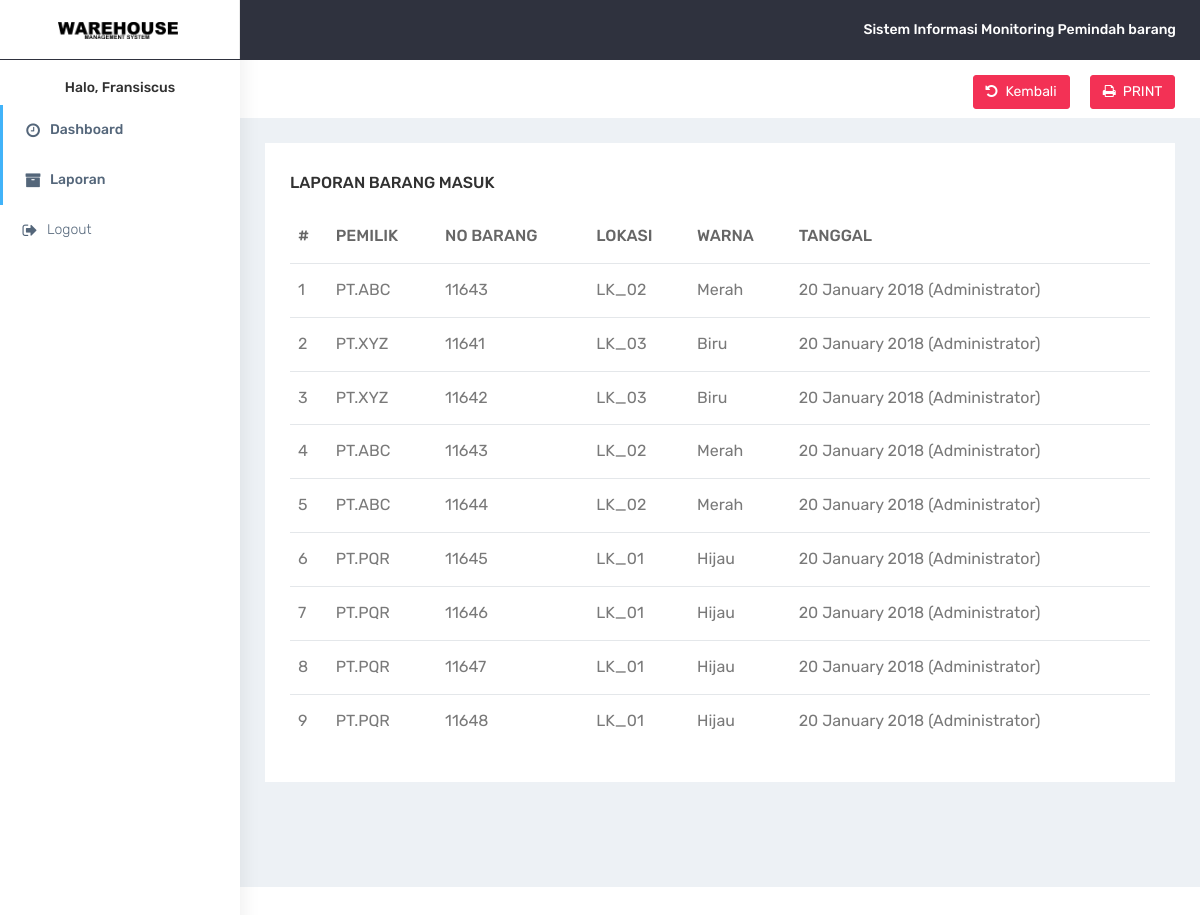
The page /r?m=laporan&s=laporan&tgl=2018-01-20 (signed in) on the database its author committed.
### tables this page shows
CREATE TABLE `lokasi_barang` (
  `id` int(11) NOT NULL,
  `lokasi_id` int(11) NOT NULL,
  `barang_id` int(11) NOT NULL,
  `tanggal` date NOT NULL,
  `id_user` int(11) NOT NULL
);

CREATE TABLE `pemilik` (
  `id_pemilik` int(50) NOT NULL,
  `nm_pemilik` varchar(100) NOT NULL,
  `alamat_pemilik` varchar(200) NOT NULL
);

CREATE TABLE `barang` (
  `id` int(11) NOT NULL,
  `id_pemilik` int(11) NOT NULL,
  `warna` varchar(20) NOT NULL
);

CREATE TABLE `lokasi` (
  `id` int(11) NOT NULL,
  `no_lokasi` varchar(50) NOT NULL,
  `warna` varchar(20) NOT NULL
);

CREATE TABLE `user` (
  `id` int(11) NOT NULL,
  `username` varchar(50) NOT NULL,
  `password` varchar(50) NOT NULL,
  `nama` varchar(100) NOT NULL,
  `email` varchar(150) NOT NULL,
  `role` varchar(50) NOT NULL
);

### 3rdparty/engine.php (called while the page is built, shortened)
<?php
  class database_daya
  {
    var $server,
        $host,
        $user,
        $password,
        $database;
    function database_daya($db_name = '', $db_password = '', $db_user = '', $db_host = 'localhost', $debug = '')
    {
      $this->host = $db_host;
      $this->user = $db_user;
      $this->password = $db_password;
      $this->database = $db_name;
    }
    function open()
    {
      $this->server = @mysql_connect($this->host, $this->user, $this->password) or die("Couldn't connect to SQL server");
    }
    function query($sql, $debug = 0)
    {
      $result = @mysql_query($sql, $this->server);
      while( $row = @mysql_fetch_array($result) )
        $data[] = $row;
    if(isset($data)){
    return $data;
    }
    }
  };
  $db = new database_daya("proyek1", "", "root", "localhost");
?>

### pages/laporan/laporan.php (the view, shortened to what this page needs)
<?php
$tgl = $_GET['tgl'];
?>
<div class="container-fluid">
    <div class="row bg-title">
        <div class="col-lg-1 col-md-4 col-sm-4 col-xs-12">
        </div>
        <div class="col-lg-11 col-sm-8 col-md-8 col-xs-12">
            <?php
            if ($tgl != '') { ?>
            <a href="pages/laporan/laporan_semua.php?tanggal=<?php echo $tgl?>" class="btn btn-danger pull-right m-l-20 hidden-xs hidden-sm waves-effect waves-light">
            <i class="fa fa-print fa-fw" aria-hidden="true"></i>PRINT</a>
            <a href="r?m=laporan&s=laporan" class="btn btn-danger pull-right m-l-20 hidden-xs hidden-sm waves-effect waves-light">
            <i class="fa fa-undo fa-fw" aria-hidden="true"></i>Kembali</a>
            <?php } ?>
        </div>
    </div>
    <?php
    $tgl = $_GET['tgl'];
    if ($tgl == '') { ?>
    <div class="row">
        <div class="col-md-12 col-lg-12 col-sm-12">
            <div class="white-box">
                <h3 class="box-title">Laporan Barang Masuk</h3>
                <div class="table-responsive">
                    <table class="table">
                        <thead>
                            <tr>
                                <th>#</th>
                                <th>TANGGAL</th>
                                <th>Aksi</th>
                            </tr>
                        </thead>
                        <tbody>
                            <?php
                                $data = $db->query(
                                    "SELECT
                                        *,
                                        b.id AS id,b.warna AS warna,a.tanggal AS tanggal,c.no_lokasi AS lokasi
                                        FROM lokasi_barang a
                                        JOIN barang b
                                        JOIN lokasi c ON a.barang_id=b.id AND a.lokasi_id=c.id
                                        JOIN pemilik d ON b.id_pemilik = d.id_pemilik
                                        JOIN user e ON a.id_user = e.id
                                        GROUP BY a.tanggal
                                        ", 0);
                                $no = 1;
                                for ($i = 0; $i < count($data); $i++) {
                                    $date = date_create($data[$i]['tanggal']);
                            ?>
                            <tr>
                                <td><?php echo $no++ ?></td>
                                <td><?php echo date_format($date, 'd F Y') ?> </td>
                                <td>
                                    <a href="r?m=laporan&s=laporan&tgl=<?php echo $data[$i]['tanggal'] ?>" class="btn btn-info pull-left m-l-20 hidden-xs hidden-sm waves-effect waves-light"><i class="fa fa-eye fa-fw" aria-hidden="true"></i>Detail
                                    </a>
                                </td>
                            </tr>
                            <?php } ?>
                        </tbody>
                    </table>
                </div>
            </div>
        </div>
    </div>
    <?php } elseif ($tgl != '') {  ?>
    <div class="row">
        <div class="col-md-12 col-lg-12 col-sm-12">
            <div class="white-box">
                <h3 class="box-title">Laporan Barang Masuk</h3>
                <div class="table-responsive">
                    <table class="table">
                        <thead>
                            <tr>
                                <th>#</th>
                                <th>PEMILIK</th>
                                <th>NO BARANG</th>
                                <th>LOKASI</th>
                                <th>WARNA</th>
                                <th>TANGGAL</th>
                            </tr>
                        </thead>
                        <tbody>
                            <?php
                                $data = $db->query(
                                    "SELECT
                                        *,
                                        b.id AS id,b.warna AS warna,a.tanggal AS tanggal,c.no_lokasi AS lokasi
                                        FROM lokasi_barang a
                                        JOIN barang b
                                        JOIN lokasi c ON a.barang_id=b.id AND a.lokasi_id=c.id
                                        JOIN pemilik d ON b.id_pemilik = d.id_pemilik
                                        JOIN user e ON a.id_user = e.id
                                        WHERE a.tanggal = '$tgl'
                                        ", 0);
                                $no = 1;
                                for ($i = 0; $i < count($data); $i++) {
                                    $date = date_create($data[$i]['tanggal']);
                            ?>
                            <tr>
                                <td><?php echo $no++ ?></td>
                                <td><?php echo $data[$i]['nm_pemilik'] ?></td>
                                <td class="txt-oflo"><?php echo $data[$i]['id'] ?></td>
                                <td><?php echo $data[$i]['lokasi'] ?></td>
                                <td><?php echo $data[$i]['warna'] ?></td>
                                <td><?php echo date_format($date, 'd F Y') ?> (<?php echo $data[$i]['nama'] ?>)</td>
                            </tr>
                            <?php } ?>
                        </tbody>
                    </table>
                </div>
            </div>
        </div>
    </div>
    <?php } ?>
</div>

### assets/css/colors/default.css (style rules this page uses)
body { background: #fff; }

### index.php (style rules this page uses)
html, body { min-height: 100%; }

### rows shown on the page
lokasi_barang: pemilik.nm_pemilik "PT.ABC", barang "11643", lokasi.no_lokasi "LK_02", barang.warna "Merah", tanggal "20 January 2018", id_user.nama "Administrator"
lokasi_barang: pemilik.nm_pemilik "PT.XYZ", barang "11641", lokasi.no_lokasi "LK_03", barang.warna "Biru", tanggal "20 January 2018", id_user.nama "Administrator"
lokasi_barang: pemilik.nm_pemilik "PT.XYZ", barang "11642", lokasi.no_lokasi "LK_03", barang.warna "Biru", tanggal "20 January 2018", id_user.nama "Administrator"
lokasi_barang: pemilik.nm_pemilik "PT.ABC", barang "11643", lokasi.no_lokasi "LK_02", barang.warna "Merah", tanggal "20 January 2018", id_user.nama "Administrator"
lokasi_barang: pemilik.nm_pemilik "PT.ABC", barang "11644", lokasi.no_lokasi "LK_02", barang.warna "Merah", tanggal "20 January 2018", id_user.nama "Administrator"
lokasi_barang: pemilik.nm_pemilik "PT.PQR", barang "11645", lokasi.no_lokasi "LK_01", barang.warna "Hijau", tanggal "20 January 2018", id_user.nama "Administrator"
lokasi_barang: pemilik.nm_pemilik "PT.PQR", barang "11646", lokasi.no_lokasi "LK_01", barang.warna "Hijau", tanggal "20 January 2018", id_user.nama "Administrator"
lokasi_barang: pemilik.nm_pemilik "PT.PQR", barang "11647", lokasi.no_lokasi "LK_01", barang.warna "Hijau", tanggal "20 January 2018", id_user.nama "Administrator"
lokasi_barang: pemilik.nm_pemilik "PT.PQR", barang "11648", lokasi.no_lokasi "LK_01", barang.warna "Hijau", tanggal "20 January 2018", id_user.nama "Administrator"

### other values the page prints
$_SESSION['nama'] "Fransiscus"
